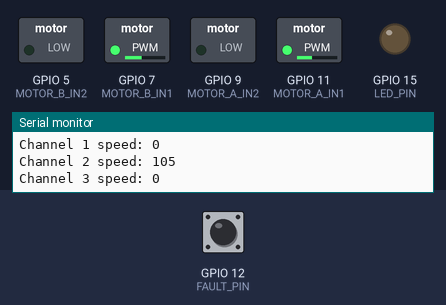
Bench run of a program on a simulated ESP32-S2. Shown: switched loads named in the program (green lamp = pin HIGH), output pins drawn as LEDs (lit = HIGH), the last lines printed to the serial monitor. The inputs (shaded band) are chosen by the test bench; at power-on: GPIO 12 (FAULT_PIN) HIGH. Random numbers use the default seed unless the program sets one.

Above: at 7.9 s.
8.0 s: GPIO 12 (FAULT_PIN) pulled LOW for 3.2 s
At 12.2 s:
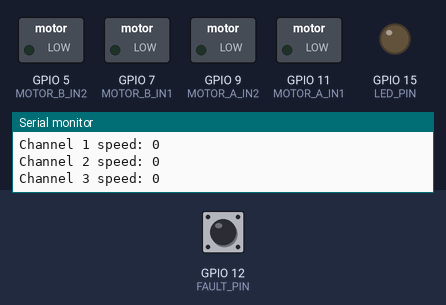
13.0 s: GPIO 12 (FAULT_PIN) pulled LOW for 1 s
At 38.6 s:
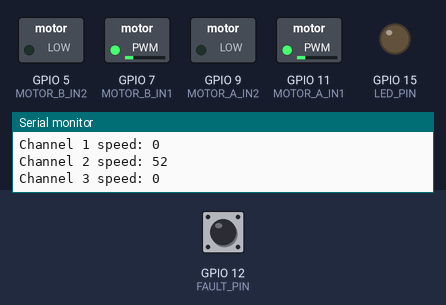
Timing chart, 0 to 61.8 s (numbered marks = the images above; inputs shaded):
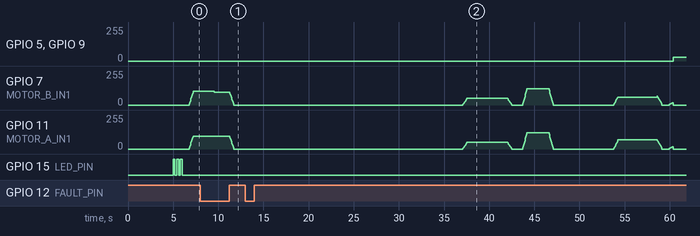

The program:

main.cpp
```cpp
#include <Arduino.h>
#include "motor_control.h"

#define LED_PIN 15  // Onboard LED pin

void blinkLED(int times, int duration = 200) {
  for (int i = 0; i < times; i++) {
    digitalWrite(LED_PIN, HIGH);
    delay(duration);
    digitalWrite(LED_PIN, LOW);
    delay(duration);
  }
}

void setup() {
  // Setup LED
  pinMode(LED_PIN, OUTPUT);

  Serial.begin(115200);
  delay(5000);  // Give time to open serial monitor

  Serial.println("\n\n");
  Serial.println("************************");
  Serial.println("Organic Movement Test");
  Serial.println("************************");

  // Blink LED 3 times on startup
  blinkLED(3);

  // Setup motor control
  setupMotors();

  Serial.println("Starting organic movement sequence...");
}

void loop() {
  // Get a random movement type
  MovementType movement = getRandomMovement();
  int speed = getRandomSpeed();
  int moveTime = getRandomTime(MIN_MOVE_TIME, MAX_MOVE_TIME);
  int pauseTime = getRandomTime(MIN_PAUSE_TIME, MAX_PAUSE_TIME);

  // Execute the movement
  switch (movement) {
    case FORWARD:
      Serial.println("Moving forward");
      moveForward(speed);
      delay(moveTime);
      break;

    case BACKWARD:
      Serial.println("Moving backward");
      moveBackward(speed);
      delay(moveTime);
      break;

    case CURVE_LEFT:
      Serial.println("Curving left");
      curveLeft(speed);
      delay(moveTime);
      break;

    case CURVE_RIGHT:
      Serial.println("Curving right");
      curveRight(speed);
      delay(moveTime);
      break;

    case PAUSE:
      Serial.println("Pausing");
      stopMotors();
      delay(pauseTime);
      break;
  }

  // Always stop between movements
  stopMotors();

  // Add a small random delay between movements
  delay(random(500, 1500));
} 
```

motor_control.cpp
```cpp
#include <Arduino.h>
#include "motor_control.h"

// PWM configuration
const int PWM_FREQ = 1000;  // 1kHz
const int PWM_RESOLUTION = 8;  // 8-bit resolution (0-255)

void setupMotors() {
  Serial.println("Setting up motors...");

  // Configure PWM
  ledcSetup(0, PWM_FREQ, PWM_RESOLUTION);  // Channel 0 for Motor A IN1
  ledcSetup(1, PWM_FREQ, PWM_RESOLUTION);  // Channel 1 for Motor A IN2
  ledcSetup(2, PWM_FREQ, PWM_RESOLUTION);  // Channel 2 for Motor B IN1
  ledcSetup(3, PWM_FREQ, PWM_RESOLUTION);  // Channel 3 for Motor B IN2

  // Attach PWM channels to pins
  ledcAttachPin(MOTOR_A_IN1, 0);
  ledcAttachPin(MOTOR_A_IN2, 1);
  ledcAttachPin(MOTOR_B_IN1, 2);
  ledcAttachPin(MOTOR_B_IN2, 3);

  // Set fault pin as input with pullup
  pinMode(FAULT_PIN, INPUT_PULLUP);

  // Initialize motors in stopped state
  stopMotors();

  // Seed random number generator
  randomSeed(analogRead(0));

  Serial.println("Motor setup complete");
  printFaultStatus();
}

bool checkFault() {
  return !digitalRead(FAULT_PIN);
}

void printFaultStatus() {
  if (checkFault()) {
    Serial.println("WARNING: DRV8833 is in fault condition!");
    Serial.println("Possible causes:");
    Serial.println("1. Overcurrent protection triggered");
    Serial.println("2. Overtemperature protection triggered");
    Serial.println("3. Undervoltage lockout");
    Serial.println("4. Short circuit detected");
  } else {
    Serial.println("DRV8833 status: Normal");
  }
}

void setMotorSpeed(int channel, int speed) {
  ledcWrite(channel, speed);
  Serial.print("Channel ");
  Serial.print(channel);
  Serial.print(" speed: ");
  Serial.println(speed);
}

void rampSpeed(int startSpeed, int endSpeed, int duration) {
  int stepDelay = duration / RAMP_STEPS;
  int speedStep = (endSpeed - startSpeed) / RAMP_STEPS;

  for (int i = 0; i < RAMP_STEPS; i++) {
    int currentSpeed = startSpeed + (speedStep * i);
    setMotorSpeed(0, currentSpeed);
    setMotorSpeed(2, currentSpeed);
    delay(stepDelay);

    if (checkFault()) {
      Serial.println("Fault detected during speed ramping!");
      printFaultStatus();
      stopMotors();
      delay(1000);
      return;
    }
  }
}

void moveForward(int speed) {
  Serial.print("Moving forward at speed: ");
  Serial.println(speed);

  if (checkFault()) {
    Serial.println("Cannot move forward - fault detected!");
    printFaultStatus();
    return;
  }

  // Ramp up to speed
  rampSpeed(0, speed, RAMP_DELAY * RAMP_STEPS);

  // Motor A forward
  setMotorSpeed(0, speed);  // IN1
  setMotorSpeed(1, 0);      // IN2

  // Motor B forward
  setMotorSpeed(2, speed);  // IN1
  setMotorSpeed(3, 0);      // IN2

  if (checkFault()) {
    Serial.println("Fault detected after setting forward speed!");
    printFaultStatus();
    stopMotors();
  }
}

void moveBackward(int speed) {
  Serial.print("Moving backward at speed: ");
  Serial.println(speed);

  if (checkFault()) {
    Serial.println("Cannot move backward - fault detected!");
    printFaultStatus();
    return;
  }

  // Ramp up to speed
  rampSpeed(0, speed, RAMP_DELAY * RAMP_STEPS);

  // Motor A backward
  setMotorSpeed(0, 0);      // IN1
  setMotorSpeed(1, speed);  // IN2

  // Motor B backward
  setMotorSpeed(2, 0);      // IN1
  setMotorSpeed(3, speed);  // IN2

  if (checkFault()) {
    Serial.println("Fault detected after setting backward speed!");
    printFaultStatus();
    stopMotors();
  }
}

void curveLeft(int baseSpeed) {
  Serial.print("Curving left at base speed: ");
  Serial.println(baseSpeed);

  if (checkFault()) {
    Serial.println("Cannot curve left - fault detected!");
    printFaultStatus();
    return;
  }

  int leftSpeed = max(baseSpeed - CURVE_SPEED_DIFF, MIN_SPEED);
  int rightSpeed = min(baseSpeed + CURVE_SPEED_DIFF, MAX_SPEED);

  Serial.print("Left motor speed: ");
  Serial.print(leftSpeed);
  Serial.print(", Right motor speed: ");
  Serial.println(rightSpeed);

  // Ramp up to speed
  rampSpeed(0, baseSpeed, RAMP_DELAY * RAMP_STEPS);

  // Motor A forward (left)
  setMotorSpeed(0, leftSpeed);  // IN1
  setMotorSpeed(1, 0);          // IN2

  // Motor B forward (right)
  setMotorSpeed(2, rightSpeed); // IN1
  setMotorSpeed(3, 0);          // IN2

  if (checkFault()) {
    Serial.println("Fault detected after setting curve left speed!");
    printFaultStatus();
    stopMotors();
  }
}

void curveRight(int baseSpeed) {
  Serial.print("Curving right at base speed: ");
  Serial.println(baseSpeed);

  if (checkFault()) {
    Serial.println("Cannot curve right - fault detected!");
    printFaultStatus();
    return;
  }

  int leftSpeed = min(baseSpeed + CURVE_SPEED_DIFF, MAX_SPEED);
  int rightSpeed = max(baseSpeed - CURVE_SPEED_DIFF, MIN_SPEED);

  Serial.print("Left motor speed: ");
  Serial.print(leftSpeed);
  Serial.print(", Right motor speed: ");
  Serial.println(rightSpeed);

  // Ramp up to speed
  rampSpeed(0, baseSpeed, RAMP_DELAY * RAMP_STEPS);

  // Motor A forward (left)
  setMotorSpeed(0, leftSpeed);  // IN1
  setMotorSpeed(1, 0);          // IN2

  // Motor B forward (right)
  setMotorSpeed(2, rightSpeed); // IN1
  setMotorSpeed(3, 0);          // IN2

  if (checkFault()) {
    Serial.println("Fault detected after setting curve right speed!");
    printFaultStatus();
    stopMotors();
  }
}

void stopMotors() {
  Serial.println("Stopping motors");

  // Ramp down to stop
  rampSpeed(ledcRead(0), 0, RAMP_DELAY * RAMP_STEPS);

  // Stop both motors
  setMotorSpeed(0, 0);
  setMotorSpeed(1, 0);
  setMotorSpeed(2, 0);
  setMotorSpeed(3, 0);

  if (checkFault()) {
    Serial.println("Fault detected after stopping motors!");
    printFaultStatus();
  }
}

int getRandomSpeed() {
  return random(MIN_SPEED, MAX_SPEED + 1);
}

int getRandomTime(int minTime, int maxTime) {
  return random(minTime, maxTime + 1);
}

MovementType getRandomMovement() {
  int choice = random(100);

  if (choice < 30) return FORWARD;      // 30% chance
  if (choice < 50) return CURVE_LEFT;   // 20% chance
  if (choice < 70) return CURVE_RIGHT;  // 20% chance
  if (choice < 85) return BACKWARD;     // 15% chance
  return PAUSE;                         // 15% chance
} 
```

motor_control.h
```cpp
#ifndef MOTOR_CONTROL_H
#define MOTOR_CONTROL_H

// Motor control pins for DRV8833
#define MOTOR_A_IN1 11  // GPIO11
#define MOTOR_A_IN2 9   // GPIO9
#define MOTOR_B_IN1 7   // GPIO7
#define MOTOR_B_IN2 5   // GPIO5
#define FAULT_PIN 12    // GPIO12 for nFAULT pin

// Movement parameters
#define MIN_SPEED 10    // Minimum speed to prevent stalling
#define MAX_SPEED 150    // Maximum speed for organic movement
#define CURVE_SPEED_DIFF 5   // Reduced speed difference between motors
#define RAMP_STEPS 10   // Number of steps for speed ramping
#define RAMP_DELAY 50   // Delay between ramp steps (ms)

// Timing parameters
#define MIN_MOVE_TIME 2000   // Minimum time to move in one direction (ms)
#define MAX_MOVE_TIME 5000   // Maximum time to move in one direction (ms)
#define MIN_PAUSE_TIME 3000  // Minimum pause time between movements (ms)
#define MAX_PAUSE_TIME 8000  // Maximum pause time between movements (ms)

// Movement types
enum MovementType {
  FORWARD,
  BACKWARD,
  CURVE_LEFT,
  CURVE_RIGHT,
  PAUSE
};

// Function declarations
void setupMotors();
void moveForward(int speed);
void moveBackward(int speed);
void curveLeft(int baseSpeed);
void curveRight(int baseSpeed);
void stopMotors();
void rampSpeed(int startSpeed, int endSpeed, int duration);
int getRandomSpeed();
int getRandomTime(int minTime, int maxTime);
MovementType getRandomMovement();
bool checkFault();
void printFaultStatus();

#endif // MOTOR_CONTROL_H 
```
